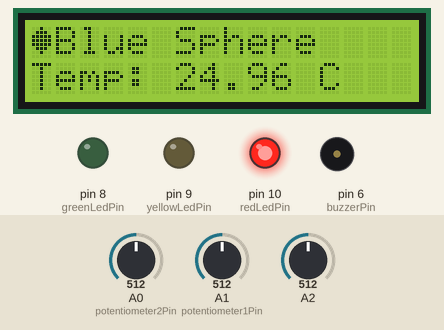
Simulated run of this sketch. Board: Arduino Uno, built with avr-gcc and run on an emulated ATmega328P. On the bench: 16×2 character LCD, output pins drawn as LEDs (lit = HIGH), buzzer (waves = sounding). The inputs (shaded band) are chosen by the test bench; at power-on: A2 = 512, A1 (potentiometer1Pin) = 512, A0 (potentiometer2Pin) = 512. What the sketch prints to the serial monitor is not drawn.

Above: at 5.6 s.
5.7 s: A2 set to 462
7.2 s: A2 set to 446
At 10.8 s:
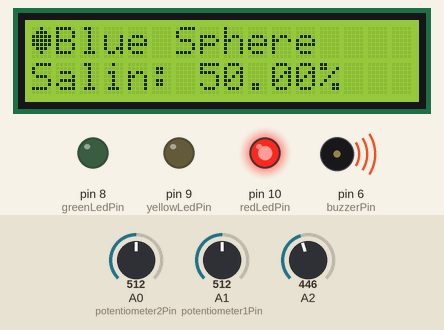
11.3 s: A2 set to 716
At 15.3 s:
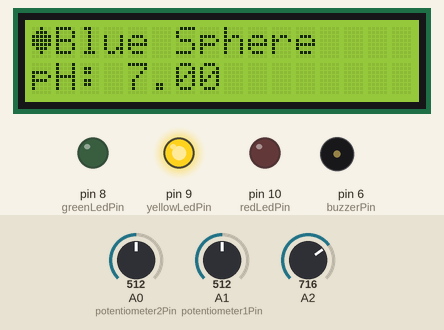
15.4 s: A2 set to 751
At 17.0 s:
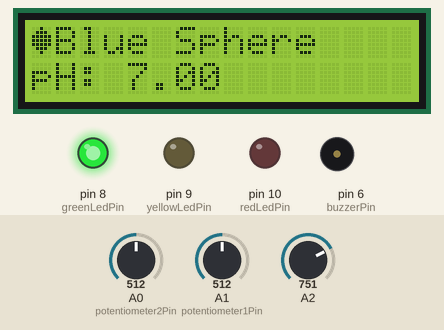
17.5 s: A2 set to 511
At 18.5 s:
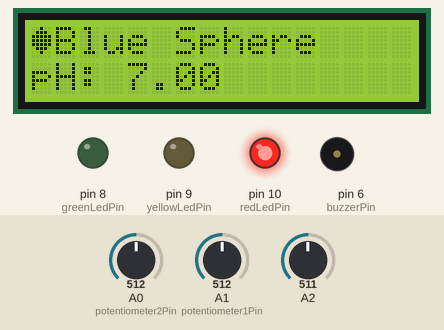
21.6 s: A1 (potentiometer1Pin) set to 716
At 25.7 s:
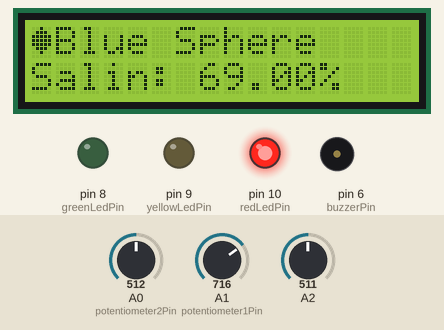
Timing chart, 0 to 26.7 s (numbered marks = the images above; inputs shaded):
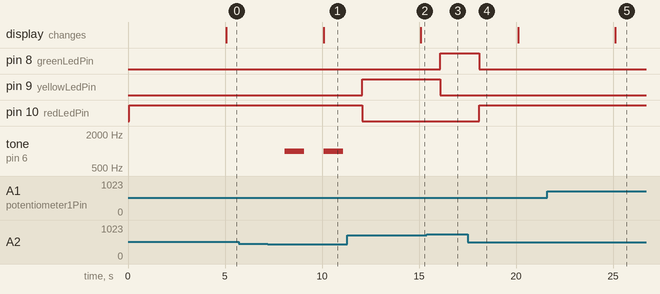

The sketch:

Edge.ino
```cpp
#include <LiquidCrystal.h>

const int potentiometer1Pin = A1; // Potenciômetro 1 substituindo o sensor de salinidade
const int potentiometer2Pin = A0; // Potenciômetro 2 substituindo o sensor de pH
const int greenLedPin = 8;
const int yellowLedPin = 9;
const int redLedPin = 10;
const int buzzerPin = 6;

const float tempLimiteMin = 20.0; // Temperatura mínima adequada
const float tempLimiteMax = 30.0; // Temperatura máxima adequada
const float tempLimiteAlertaMin = 15.0; // Temperatura mínima de alerta
const float tempLimiteAlertaMax = 35.0; // Temperatura máxima de alerta

const unsigned long displayUpdateInterval = 5000; // 5 segundos

LiquidCrystal lcd(12, 11, 5, 4, 3, 2);

unsigned long lastDisplayUpdateTime = 0;
int displayMode = 0; // 0 para temperatura, 1 para salinidade, 2 para pH

byte sphereChar[8] = {
  0b00100,
  0b01110,
  0b11111,
  0b11111,
  0b11111,
  0b01110,
  0b00100,
  0b00000
};

void setup() {
  Serial.begin(9600);
  lcd.begin(16, 2);
  lcd.createChar(0, sphereChar);

  pinMode(greenLedPin, OUTPUT);
  pinMode(yellowLedPin, OUTPUT);
  pinMode(redLedPin, OUTPUT);
  pinMode(buzzerPin, OUTPUT);
}

void loop() {
  const float BETA = 3950; // Deve corresponder ao coeficiente beta do termistor
  int analogValue = analogRead(A2);
  float celsius = 1 / (log(1 / (1023. / analogValue - 1)) / BETA + 1.0 / 298.15) - 273.15;

  int potentiometer1Value = analogRead(potentiometer1Pin);
  float salinity = map(potentiometer1Value, 0, 1023, 0, 100);

  int potentiometer2Value = analogRead(potentiometer2Pin);
  float pH = map(potentiometer2Value, 0, 1023, 0, 14);

  unsigned long currentMillis = millis();
  if (currentMillis - lastDisplayUpdateTime >= displayUpdateInterval) {
    updateDisplay(celsius, salinity, pH);
    lastDisplayUpdateTime = currentMillis;
  }

  // Verificar a temperatura e controlar os LEDs, o buzzer e exibir mensagens no LCD
  if (celsius <= 5) {
    digitalWrite(greenLedPin, HIGH);
    digitalWrite(yellowLedPin, LOW);
    digitalWrite(redLedPin, LOW);
    noTone(buzzerPin);

  } else if (celsius > 5 && celsius <= 15) {
    digitalWrite(greenLedPin, LOW);
    digitalWrite(yellowLedPin, HIGH);
    digitalWrite(redLedPin, LOW);
    noTone(buzzerPin);

  } else if (celsius > 15 && celsius <= 30) {
    digitalWrite(greenLedPin, LOW);
    digitalWrite(yellowLedPin, LOW);
    digitalWrite(redLedPin, HIGH);
    noTone(buzzerPin);
  } else {
    digitalWrite(greenLedPin, LOW);
    digitalWrite(yellowLedPin, LOW);
    digitalWrite(redLedPin, HIGH);
    tone(buzzerPin, 1000);
    delay(1000);
    noTone(buzzerPin);
  }

  delay(1000);
}

void updateDisplay(float celsius, float salinity, float pH) {
  lcd.clear();
  lcd.setCursor(0, 0);
  lcd.write(byte(0));
  lcd.print("Blue Sphere");

  lcd.setCursor(0, 1);

  switch (displayMode) {
    case 0:
      lcd.print("Temp: ");
      lcd.print(celsius);
      lcd.print(" C");
      Serial.print(celsius);
      Serial.println(" °C");
      displayMode = 1;
      break;

    case 1:
      lcd.print("Salin: ");
      lcd.print(salinity);
      lcd.print("%");
      Serial.print("Salinity: ");
      Serial.print(salinity);
      Serial.println(" %");
      displayMode = 2;
      break;

    case 2:
      lcd.print("pH: ");
      lcd.print(pH);
      Serial.print("pH: ");
      Serial.println(pH);
      displayMode = 0;
      break;
  }
}
```

Measured:
- the behaviour switches between 456 and 455 on A2 (found by bisection; images 0 and 1)
- the behaviour switches between 738 and 739 on A2 (found by bisection; images 2 and 3)
- after the input at 5.7 s, every drawn part: stays the same
- after the input at 7.2 s, tone on pin 6 (buzzerPin): alternates 1000 Hz for 1.0 s and silent for 1.0 s, starting after 0.88 s
- after the input at 11.3 s, pin 9 (yellowLedPin): LOW → HIGH after 0.79 s; pin 10 (redLedPin): HIGH → LOW after 0.79 s; tone on pin 6 (buzzerPin): stops changing and stays silent; the display: changes after 3.8 s (image 2)
- after the input at 15.4 s, pin 8 (greenLedPin): LOW → HIGH after 0.69 s; pin 9 (yellowLedPin): HIGH → LOW after 0.69 s
- after the input at 17.5 s, pin 8 (greenLedPin): HIGH → LOW after 0.60 s; pin 10 (redLedPin): LOW → HIGH after 0.60 s
- after the input at 21.6 s, the display: changes after 3.5 s (image 5)
